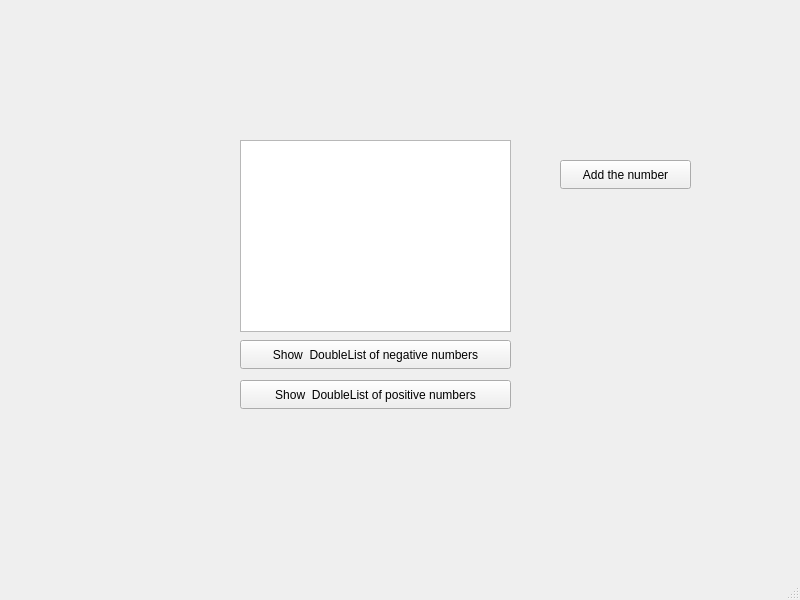
<?xml version="1.0" encoding="UTF-8"?>
<ui version="4.0">
 <class>MainWindow</class>
 <widget class="QMainWindow" name="MainWindow">
  <property name="geometry">
   <rect>
    <x>0</x>
    <y>0</y>
    <width>800</width>
    <height>600</height>
   </rect>
  </property>
  <property name="windowTitle">
   <string>MainWindow</string>
  </property>
  <widget class="QWidget" name="centralwidget">
   <widget class="QListWidget" name="listWidget">
    <property name="geometry">
     <rect>
      <x>240</x>
      <y>140</y>
      <width>271</width>
      <height>192</height>
     </rect>
    </property>
   </widget>
   <widget class="QPushButton" name="pushButton">
    <property name="geometry">
     <rect>
      <x>560</x>
      <y>160</y>
      <width>131</width>
      <height>29</height>
     </rect>
    </property>
    <property name="text">
     <string>Add the number</string>
    </property>
   </widget>
   <widget class="QPushButton" name="pushButton_2">
    <property name="geometry">
     <rect>
      <x>240</x>
      <y>380</y>
      <width>271</width>
      <height>29</height>
     </rect>
    </property>
    <property name="text">
     <string>Show  DoubleList of positive numbers</string>
    </property>
   </widget>
   <widget class="QPushButton" name="pushButton_3">
    <property name="geometry">
     <rect>
      <x>240</x>
      <y>340</y>
      <width>271</width>
      <height>29</height>
     </rect>
    </property>
    <property name="text">
     <string>Show  DoubleList of negative numbers</string>
    </property>
   </widget>
  </widget>
  <widget class="QMenuBar" name="menubar">
   <property name="geometry">
    <rect>
     <x>0</x>
     <y>0</y>
     <width>800</width>
     <height>26</height>
    </rect>
   </property>
  </widget>
  <widget class="QStatusBar" name="statusbar"/>
 </widget>
 <resources/>
 <connections/>
</ui>
